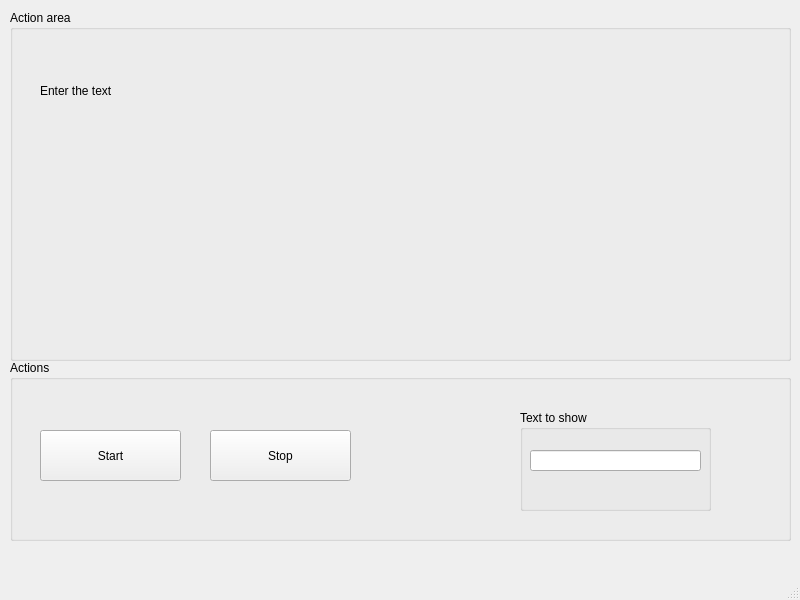
<?xml version="1.0" encoding="UTF-8"?>
<ui version="4.0">
 <class>MainWindow</class>
 <widget class="QMainWindow" name="MainWindow">
  <property name="geometry">
   <rect>
    <x>0</x>
    <y>0</y>
    <width>800</width>
    <height>600</height>
   </rect>
  </property>
  <property name="windowTitle">
   <string>MainWindow</string>
  </property>
  <widget class="QWidget" name="centralwidget">
   <widget class="QGroupBox" name="actionBox">
    <property name="geometry">
     <rect>
      <x>10</x>
      <y>360</y>
      <width>781</width>
      <height>181</height>
     </rect>
    </property>
    <property name="title">
     <string>Actions</string>
    </property>
    <widget class="QPushButton" name="startButton">
     <property name="geometry">
      <rect>
       <x>30</x>
       <y>70</y>
       <width>141</width>
       <height>51</height>
      </rect>
     </property>
     <property name="text">
      <string>Start</string>
     </property>
    </widget>
    <widget class="QPushButton" name="stopButton">
     <property name="geometry">
      <rect>
       <x>200</x>
       <y>70</y>
       <width>141</width>
       <height>51</height>
      </rect>
     </property>
     <property name="text">
      <string>Stop</string>
     </property>
    </widget>
    <widget class="QGroupBox" name="textBox">
     <property name="geometry">
      <rect>
       <x>510</x>
       <y>50</y>
       <width>191</width>
       <height>101</height>
      </rect>
     </property>
     <property name="title">
      <string>Text to show</string>
     </property>
     <widget class="QLineEdit" name="inputText">
      <property name="geometry">
       <rect>
        <x>10</x>
        <y>40</y>
        <width>171</width>
        <height>21</height>
       </rect>
      </property>
     </widget>
    </widget>
   </widget>
   <widget class="QGroupBox" name="moveBox">
    <property name="geometry">
     <rect>
      <x>10</x>
      <y>10</y>
      <width>781</width>
      <height>351</height>
     </rect>
    </property>
    <property name="title">
     <string>Action area</string>
    </property>
    <widget class="QLabel" name="actionText">
     <property name="geometry">
      <rect>
       <x>30</x>
       <y>60</y>
       <width>161</width>
       <height>41</height>
      </rect>
     </property>
     <property name="text">
      <string>Enter the text</string>
     </property>
    </widget>
   </widget>
  </widget>
  <widget class="QMenuBar" name="menubar">
   <property name="geometry">
    <rect>
     <x>0</x>
     <y>0</y>
     <width>800</width>
     <height>22</height>
    </rect>
   </property>
  </widget>
  <widget class="QStatusBar" name="statusbar"/>
 </widget>
 <resources/>
 <connections/>
</ui>
